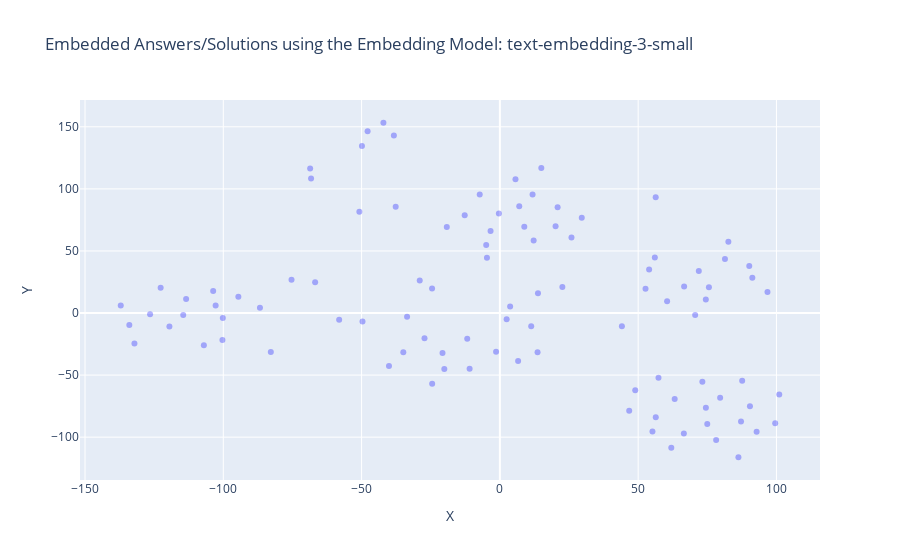

Notebook source saved alongside this figure:
### Markdown cell above
### Visualization (2 Dimensions)

### Code cell
x = [x for x, y in reduced_dims]
y = [y for x, y in reduced_dims]

examples = df_visio_3_small["Answers"].tolist()

fig = go.Figure()

fig.add_trace(go.Scatter(
    x=x,
    y=y,
    mode='markers',
    text = examples,
    marker=dict(color='blue', opacity=0.3)
))

fig.update_layout(
    title="Embedded Answers/Solutions using the Embedding Model: text-embedding-3-small",
    xaxis_title="X",
    yaxis_title="Y"
)

fig.show()

### Figure 1 — Plotly figure (JSON) as saved in the notebook; plotly's stock layout.template omitted (floating-point values rounded to 4 significant figures)
{"data": [{"marker": {"color": "blue", "opacity": 0.3}, "mode": "markers", "text": ["SAP S/4HANA ist eine Enterprise Resource Planning (ERP)-Suite, die auf der In-Memory-Datenbanktechnologie von SAP HANA basiert.", "Zu den Vorteilen von SAP S/4HANA gehören eine verbesserte Performance, Echtzeitanalysen, vereinfachte Prozesse und eine modernere Benutzeroberfläche.", "Die Hauptunterschiede umfassen die In-Memory-Datenbanktechnologie, die vereinfachten Datenmodelle, die neue Benutzeroberfläche und die Integration von Analysen und Prognosen.", "SAP S/4HANA umfasst Module für Finanzen, Beschaffung, Produktion, Vertrieb, Lagerhaltung und mehr.", "Ja, eine Migration ist erforderlich, da SAP S/4HANA eine neue Architektur und Datenbanktechnologie verwendet.", "Die Dauer kann je nach Unternehmensgröße, Komplexität der Systeme und gewählter Migrationsmethode variieren.", "In-Memory-Technologien ermöglichen eine schnellere Datenverarbeitung und Echtzeitanalysen.", "Beide Optionen sind möglich, und die Entscheidung hängt von den Unternehmensanforderungen ab.", "Die Lizenzierung basiert auf verschiedenen Faktoren wie Nutzeranzahl, Funktionsumfang und Implementierungsmethode.", "Bestehende Entwicklungen müssen möglicherweise angepasst werden, um mit den neuen Datenstrukturen von SAP S/4HANA kompatibel zu sein.", "Einige können weiterverwendet werden, aber viele Anpassungen müssen möglicherweise aktualisiert oder neu entwickelt werden.", "Ja, SAP S/4HANA bietet Funktionen wie SAP Fiori für intuitive Benutzeroberflächen und integrierte Analytics.", "SAP bietet verschiedene Dienstleistungen wie Beratung, Schulungen und Support für S/4HANA-Implementierungen an.", "Machine Learning und künstliche Intelligenz werden für Funktionen wie Predictive Analytics und automatisierte Prozesse in SAP S/4HANA verwendet.", "SAP S/4HANA kann nahtlos mit anderen SAP-Lösungen wie SAP SuccessFactors und SAP Ariba integriert werden.", "Ja, SAP bietet Schulungen und Zertifizierungen für SAP S/4HANA an.", "Ja, SAP S/4HANA kann über APIs und Middleware mit Drittanbieteranwendungen integriert werden.", "SAP bietet einen umfassenden Support für SAP S/4HANA mit regelmäßigen Updates und technischem Support.", "SAP S/4HANA erfordert eine neue Datenbankarchitektur und unterstützt moderne Technologien wie Cloud-Computing und IoT.", "Branchen wie Fertigung, Handel und Dienstleistungen profitieren besonders von den Funktionen und der Leistung von SAP S/4HANA.", "SAP Fieldglass ist eine cloudbasierte Plattform für das Management von externen Arbeitskräften und Dienstleistungsanbietern.", "SAP Fieldglass bietet Funktionen wie Beschaffung, Auftragsmanagement, Lieferantenverwaltung, Abrechnung und Compliance-Management.", "SAP Fieldglass ist für Unternehmen aller Größen und Branchen geeignet, die externe Arbeitskräfte oder Dienstleistungen nutzen.", "Die Nutzung von SAP Fieldglass ermöglicht eine bessere Kontrolle über externe Ressourcen, Kosteneinsparungen, verbesserte Compliance und beschleunigte Beschaffungsprozesse.", "SAP Fieldglass kann nahtlos mit anderen SAP-Produkten wie SAP SuccessFactors und SAP ERP integriert werden.", "SAP Fieldglass spielt eine wichtige Rolle bei der Verwaltung von Auftragnehmern, Freiberuflern und Dienstleistungsanbietern im Rahmen des Talentmanagements.", "Ja, SAP Fieldglass kann mit verschiedenen HR-Systemen und Enterprise-Resource-Planning-Systemen integriert werden.", "SAP Fieldglass erleichtert die Verwaltung von Arbeitsverträgen, Genehmigungsprozessen und Compliance-Anforderungen durch automatisierte Workflows und Dashboards.", "Ja, SAP Fieldglass bietet Funktionen für Compliance- und Risikomanagement wie Überprüfung von Lieferanten, Vertrags- und Rechnungsprüfung sowie Risikobewertung.", "SAP Fieldglass bietet umfassende Berichterstattungs- und Analysefunktionen für Leistungskennzahlen, Ausgabenanalyse und Risikomanagement.", "Ja, SAP Fieldglass ermöglicht die effiziente Verwaltung von globalen Arbeitskräften, Lieferanten und Verträgen.", "Die Implementierung von SAP Fieldglass erfolgt typischerweise durch einen strukturierten Prozess unter Einbeziehung von Beratern und technischem Support.", "Ja, SAP bietet Schulungs- und Zertifizierungsmöglichkeiten für SAP Fieldglass an, um die Benutzerkompetenz zu verbessern.", "Ja, SAP Fieldglass unterstützt benutzerdefinierte Anpassungen und Konfigurationen gemäß den spezifischen Anforderungen des Unternehmens.", "Ja, SAP Fieldglass bietet mobile Anwendungen für die einfache Nutzung und Verwaltung auch unterwegs.", "Die Kostenstruktur für SAP Fieldglass umfasst typischerweise Lizenzgebühren, Implementierungskosten und laufende Servicegebühren basierend auf der Nutzung.", "SAP Fieldglass implementiert Sicherheitsmaßnahmen wie Datenverschlüsselung, Zugriffskontrollen und regelmäßige Sicherheitsaudits.", "Ja, SAP Fieldglass unterstützt mehrsprachige Benutzeroberflächen, um den globalen Einsatz zu erleichtern.", "Ja, SAP Fieldglass bietet Funktionen zur Unterstützung der Einhaltung von Vorschriften wie GDPR und andere Datenschutzbestimmungen.", "SAP Fieldglass bietet umfassenden Support, einschließlich technischem Support, Schulungen und regelmäßigen Updates.", "SAP Enable Now ist eine Lösung für das digitale Lern- und Wissensmanagement, die Schulungen, Leistungssupport und Dokumentationen bereitstellt.", "SAP Enable Now bietet Funktionen wie die Erstellung interaktiver Lerninhalte, Leistungssupporttools, Software-Dokumentationen und Schulungsanalyse.", "SAP Enable Now ist für Unternehmen jeder Größe und Branche geeignet, die Schulungen für Mitarbeiter, Kunden und Partner benötigen.", "Die Nutzung von SAP Enable Now ermöglicht eine effiziente Schulung, verbesserte Produktivität, schnellere Einarbeitung neuer Mitarbeiter und konsistente Wissensvermittlung.", "SAP Enable Now kann nahtlos mit anderen SAP-Produkten wie SAP SuccessFactors und SAP Learning Solution integriert werden.", "SAP Enable Now spielt eine wichtige Rolle bei der Erstellung, Bereitstellung und Verwaltung von Schulungsressourcen für Mitarbeiter und Kunden.", "Ja, SAP Enable Now kann für die Schulung von Endbenutzern in SAP-Anwendungen sowie anderen Unternehmensanwendungen verwendet werden.", "Die Erstellung von Lerninhalten in SAP Enable Now erfolgt über eine benutzerfreundliche Oberfläche mit integrierten Tools für die Aufnahme, Bearbeitung und Veröffentlichung von Schulungsinhalten.", "Ja, SAP Enable Now bietet Funktionen für das Performance-Support wie kontextbezogene Hilfen, Tutorials und Benutzerleitfäden.", "SAP Enable Now unterstützt Schulungsformate wie interaktive Simulationen, Videos, Präsentationen und Online-Kurse.", "Ja, SAP Enable Now ermöglicht die Erstellung von Schulungsmaterial in verschiedenen Sprachen für globale Schulungsinitiativen.", "Die Bereitstellung von Lerninhalten für Benutzer erfolgt über verschiedene Kanäle wie Lernportale, Intranets und mobile Anwendungen.", "Ja, SAP Enable Now bietet Funktionen für Benutzerfeedback und Leistungsanalyse zur kontinuierlichen Verbesserung der Schulungsressourcen.", "Ja, SAP Enable Now kann zur Erstellung von Software-Dokumentationen wie Benutzerhandbüchern, Hilfedateien und Prozessdokumentationen verwendet werden.", "SAP bietet Schulungsressourcen, Schulungen und technischen Support für die Implementierung und Nutzung von SAP Enable Now an.", "Ja, SAP Enable Now kann sowohl als cloudbasierte Lösung als auch als On-Premise-Installation bereitgestellt werden.", "Die Lizenzierung von SAP Enable Now erfolgt typischerweise auf Basis der Anzahl der Benutzer oder der Nutzungsdauer.", "Ja, SAP Enable Now bietet Funktionen für die Verwaltung von Lernressourcen, Benutzerzugriff und Schulungsplanung an.", "Ja, SAP Enable Now unterstützt die Integration mit gängigen Learning-Management-Systemen (LMS) zur nahtlosen Schulungsverwaltung.", "SAP bietet umfassenden Support und regelmäßige Wartung für SAP Enable Now, einschließlich technischem Support, Schulungen und Updates.", "SAP Concur ist eine cloudbasierte Lösung für das Reise- und Ausgabenmanagement, die Unternehmen dabei unterstützt, Reisekosten zu verfolgen, Ausgaben zu kontrollieren und Compliance sicherzustellen.", "SAP Concur bietet Dienste wie Reisebuchung, Spesenabrechnung, Ausgabenmanagement, Reiserichtlinien-Compliance und Analyse von Reiseausgaben an.", "SAP Concur ist für Unternehmen jeder Größe und Branche geeignet, die Reise- und Ausgabenmanagementlösungen benötigen.", "Die Nutzung von SAP Concur ermöglicht eine effizientere Verwaltung von Reisen und Ausgaben, bessere Kontrolle über Ausgaben, Einhaltung von Reiserichtlinien und schnellere Erstattung von Spesen.", "SAP Concur kann nahtlos mit anderen SAP-Produkten wie SAP ERP und SAP SuccessFactors integriert werden, um eine ganzheitliche Lösung für das Unternehmensmanagement zu bieten.", "SAP Concur spielt eine wichtige Rolle bei der Vereinfachung und Automatisierung von Prozessen rund um das Reise- und Ausgabenmanagement, einschließlich Reisebuchungen, Spesenabrechnungen und Compliance.", "Ja, SAP Concur kann Reiserichtlinien und Compliance-Regeln durch automatisierte Richtlinienprüfungen und Warnungen durchsetzen.", "Ja, SAP Concur bietet Funktionen für die Automatisierung von Ausgabenabrechnungen durch Erfassung von Ausgaben, Zuweisung von Kosten und Genehmigung von Ausgaben.", "Ja, SAP Concur unterstützt die Verwaltung von Reisebuchungen und Reiseplänen durch Integration mit Reiseanbietern und -plattformen.", "Die Einreichung von Spesenberichten in SAP Concur erfolgt über eine benutzerfreundliche Oberfläche mit Optionen für die Erfassung von Ausgaben, Beifügen von Belegen und Zuordnung von Kosten.", "Ja, SAP Concur bietet Funktionen für die Genehmigung von Reiseanträgen durch Vorgesetzte oder entsprechende Genehmigungsinstanzen.", "Ja, SAP Concur kann Kreditkartentransaktionen integrieren und verfolgen, um Ausgaben automatisch zu erfassen und in Spesenberichte einzubeziehen.", "SAP Concur bietet verschiedene Berichterstattungs- und Analysefunktionen für Reiseausgaben, Budgetvergleiche und Ausgabenkategorien.", "Ja, SAP Concur bietet Funktionen für die Einhaltung von Steuervorschriften und Vorschriften durch automatische Steuerberechnungen und -abzüge.", "Ja, SAP Concur kann für die Verwaltung von Firmenkarten und Reisebudgets verwendet werden, um Ausgaben zu überwachen und Budgets einzuhalten.", "SAP bietet Schulungsressourcen, Schulungen und technischen Support für die Implementierung und Nutzung von SAP Concur an.", "Ja, SAP Concur ist eine cloudbasierte Lösung, die über das Internet zugänglich ist.", "Die Lizenzierung von SAP Concur erfolgt typischerweise auf Basis der Anzahl der Benutzer oder der Nutzungsdauer.", "Ja, SAP Concur bietet Funktionen für die Reisebuchung und -planung über Integration mit Reiseanbietern und -plattformen an.", "SAP bietet umfassenden Support und regelmäßige Wartung für SAP Concur, einschließlich technischem Support, Schulungen und Updates.", "SAP SuccessFactors ist eine cloudbasierte Lösung für das Human Capital Management (HCM), die Funktionen wie Personalverwaltung, Talentmanagement, Leistungsmanagement, Mitarbeiterentwicklung und Analyse bietet.", "SAP SuccessFactors bietet Funktionen wie Personalverwaltung, Rekrutierung, Onboarding, Leistungsmanagement, Mitarbeiterentwicklung, Vergütungsmanagement und Analyse.", "SAP SuccessFactors ist für Unternehmen jeder Größe und Branche geeignet, die eine moderne und umfassende Lösung für das Personalmanagement suchen.", "Die Nutzung von SAP SuccessFactors ermöglicht eine effiziente Verwaltung von Personalressourcen, bessere Mitarbeiterentwicklung, höhere Mitarbeiterbindung und bessere Geschäftsergebnisse.", "SAP SuccessFactors kann nahtlos mit anderen SAP-Produkten wie SAP ERP und SAP Concur integriert werden, um eine ganzheitliche Lösung für das Unternehmensmanagement zu bieten.", "SAP SuccessFactors spielt eine wichtige Rolle bei der Verwaltung des gesamten Mitarbeiterlebenszyklus, von der Rekrutierung bis zur Pensionierung, und unterstützt Unternehmen dabei, talentierte Mitarbeiter zu identifizieren, zu entwickeln und zu binden.", "Ja, SAP SuccessFactors bietet Funktionen für die Rekrutierung von Mitarbeitern, einschließlich Stellenanzeigen, Bewerbungsmanagement und Einstellungsprozessen.", "Ja, SAP SuccessFactors bietet Funktionen für das Leistungsmanagement, einschließlich Zielsetzung, Leistungsbeurteilung und Belohnungsmanagement.", "Ja, SAP SuccessFactors unterstützt die Mitarbeiterentwicklung und Schulung durch Funktionen wie Lernmanagement, Karriereentwicklung und individuelle Entwicklungspläne.", "Die Durchführung von Mitarbeiterbewertungen in SAP SuccessFactors erfolgt durch automatisierte Workflows, Zielsetzungsgespräche und kontinuierliches Feedback zwischen Mitarbeitern und Vorgesetzten.", "Ja, SAP SuccessFactors bietet Funktionen für die Verwaltung von Vergütungen und Belohnungen, einschließlich Gehaltsabrechnung, Bonussystemen und Zusatzleistungen.", "Ja, SAP SuccessFactors kann die Einhaltung von Compliance- und HR-Richtlinien durch automatisierte Prozesse, Compliance-Prüfungen und Berichterstattung unterstützen.", "SAP SuccessFactors bietet verschiedene Berichterstattungs- und Analysefunktionen für Personalanalysen, Leistungskennzahlen und Talentmanagement.", "Ja, SAP SuccessFactors bietet Funktionen für das Mitarbeiterengagement und die Mitarbeiterbindung, einschließlich Mitarbeiterumfragen, Feedbacksystemen und Anerkennungsprogrammen.", "Ja, SAP SuccessFactors kann für die Nachfolgeplanung und Talententwicklung verwendet werden, um talentierte Mitarbeiter zu identifizieren und deren Entwicklung zu fördern.", "SAP bietet Schulungsressourcen, Schulungen und technischen Support für die Implementierung und Nutzung von SAP SuccessFactors an.", "Ja, SAP SuccessFactors ist eine cloudbasierte Lösung, die über das Internet zugänglich ist.", "Die Lizenzierung von SAP SuccessFactors erfolgt typischerweise auf Basis der Anzahl der Benutzer oder der Nutzungsdauer.", "Ja, SAP SuccessFactors bietet Funktionen für die Arbeitszeitverwaltung und -planung, einschließlich Schichtplanung, Urlaubsverwaltung und Zeiterfassung.", "SAP bietet umfassenden Support und regelmäßige Wartung für SAP SuccessFactors, einschließlich technischem Support, Schulungen und Updates."], "type": "scatter", "x": [-11.8, -10.94, -24.51, -34.91, 6.591, -68.6, -28.98, -68.26, -49.87, 13.63, 56.34, -20.08, 2.449, -24.48, -27.25, 11.33, -20.74, 3.7, -1.371, -40.1, 92.82, 66.52, 99.54, 78.2, 74.48, 87.19, 79.64, 74.99, 55.17, 61.98, 90.42, 63.2, 57.35, 73.21, 101.0, 86.25, 46.76, 87.61, 56.37, 48.94, -0.3649, 7.006, -19.19, -3.367, -33.55, -12.72, 8.828, 5.639, 20.88, 11.82, 12.21, 14.98, 29.61, -7.287, -4.943, -37.67, -38.32, 20.15, 25.89, -4.673, -94.56, -102.8, -86.74, -113.4, -58.11, -103.7, -132.1, -126.5, -100.3, -122.6, -137.1, -119.5, -100.2, -134.0, -114.5, -75.33, -82.82, -42.11, -107.0, -66.79, 74.47, 75.58, 70.61, 60.46, -49.67, 52.66, 71.92, 90.17, 56.03, 82.61, 91.28, 44.12, 66.62, 81.38, 53.96, 22.6, -50.8, -47.82, 96.75, 13.77], "y": [-20.68, -44.89, 19.77, -31.58, -38.72, 116.3, 26.19, 108.3, 134.6, -31.52, 93.2, -44.99, -5.01, -56.98, -20.28, -10.73, -32.2, 5.167, -31.27, -42.69, -95.53, -97.01, -88.78, -102.3, -76.27, -87.41, -68.24, -89.48, -95.5, -108.4, -75.01, -69.17, -52.05, -55.4, -65.57, -116.2, -78.78, -54.54, -84.04, -62.15, 80.27, 86.03, 69.22, 66.11, -2.959, 78.85, 69.48, 107.8, 85.28, 95.44, 58.41, 116.8, 76.66, 95.39, 54.82, 85.65, 143.1, 69.95, 60.78, 44.58, 13.12, 6.09, 4.227, 11.38, -5.318, 17.75, -24.54, -1.034, -21.67, 20.32, 6.116, -10.82, -4.033, -9.565, -1.572, 26.73, -31.42, 153.3, -25.93, 24.88, 10.97, 20.81, -1.636, 9.4, -6.858, 19.62, 33.93, 37.95, 44.72, 57.41, 28.47, -10.68, 21.37, 43.55, 35.07, 20.94, 81.49, 146.5, 16.94, 15.93]}], "layout": {"title": {"text": "Embedded Answers/Solutions using the Embedding Model: text-embedding-3-small"}, "xaxis": {"title": {"text": "X"}}, "yaxis": {"title": {"text": "Y"}}}}
